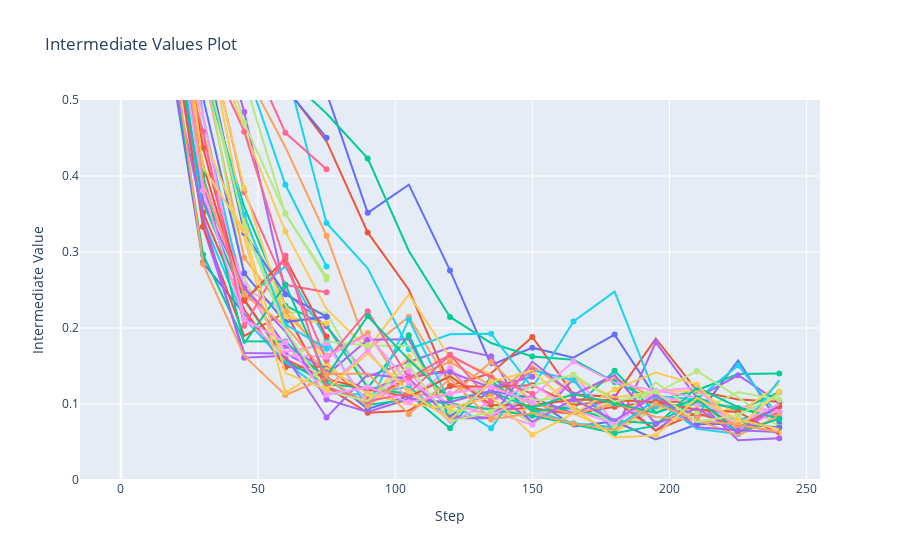

The cell this chart's notebook holds for it:
### Code cell
fig = optuna.visualization.plot_intermediate_values(study_lambdas)

# Fix the visible y-range
fig.update_yaxes(range=[0.0, 0.5])
